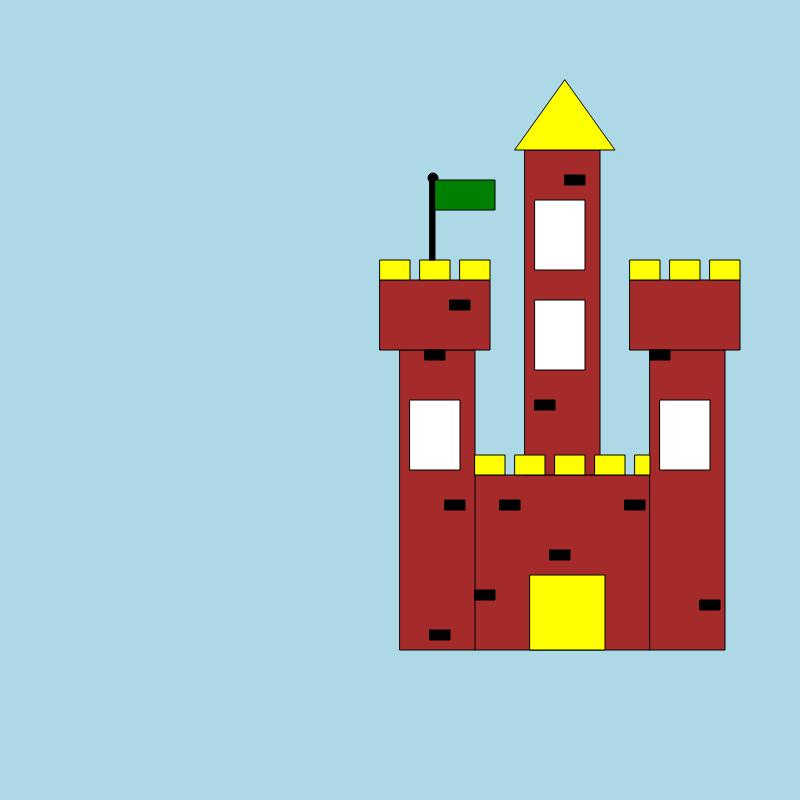
Frame 1 (no input)
Frame 60 (no input): identical to frame 1, image omitted
Frame 120 (the mouse pressed at the canvas centre since frame 60): identical to frame 1, image omitted

The p5.js sketch that drew this single still picture (run headless with seeded random() and noise() and a simulated clock; from frame 60 on, the mouse is pressed at the canvas centre):

// p5.js sketch
// ── sketch.js


function setup()
{
  
  //create the canvas
  createCanvas(800,800);
 
}

function draw() 
{
  
    //clear the canvas
    background("lightblue");


    //create the main tower of castle
    fill("brown");
    rect(475,475,175,175);

     //create the left tower wall and the left balcony of the castle
    fill("brown");
    rect(400,350,75,300);

    rect(380,280,110,70);


    //create the right side tower and the right balcony of the castle
    fill("brown");
    rect(650,350,75,300);
     rect(630,280,110,70);

    //create the upper tower  of the castle
    fill("brown");
    rect(525,150,75,325);



    //create all the windows of the castle
    fill("white");
    rect(410,400,50,70);

    rect(660,400,50,70);

    rect(535,200,50,70);

    rect(535,300,50,70);



    fill("yellow");

    //create the door of the castle
    rect(530,575,75,75);

    //give final touches to the main tower of the castle
    rect(475,455,30,20);
    rect(515,455,30,20);
    rect(555,455,30,20);
    rect(595,455,30,20);
    rect(635,455,15,20);

    //give final touches to the left balcony of the castle 
    rect(380,260,30,20);
    rect(420,260,30,20);
    rect(460,260,30,20);

    //give final touches to the right balcony of the castle
    rect(630,260,30,20);
    rect(670,260,30,20);
    rect(710,260,30,20);

    //create the hut of the castle's upper tower
    triangle(515,150,615,150,565,80);

    //add some desingns to all the castle towers
    fill("black");
    rect(550,550,20,10);
    rect(500,500,20,10);
    rect(700,600,20,10);
    rect(625,500,20,10);
    rect(425,350,20,10);
    rect(475,590,20,10);
    rect(450,300,20,10);
    rect(650,350,20,10);
    rect(430,630,20,10);
    rect(535,400,20,10);
    rect(565,175,20,10);
    rect(445,500,20,10);

    //create the stick of the flag
    rect(430,180,5,80);
    ellipse(433,178,10,10);

    //create the flag
    fill("green");
    rect(435,180,60,30);
}
